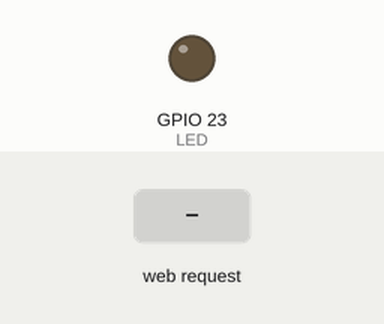
A sketch run on a simulated ESP32. Parts: output pins drawn as LEDs (lit = HIGH). Inputs (shaded band) come from the test bench. WiFi joins after 1.5 s; servers stay silent unless stated; what the sketch prints to the serial monitor is not drawn.

Above: at 2.7 s.
2.8 s: HTTP request GET /ligar received
At 3.7 s:
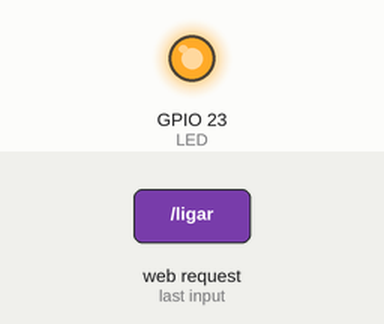
4.3 s: HTTP request GET /desligar received
At 4.9 s:
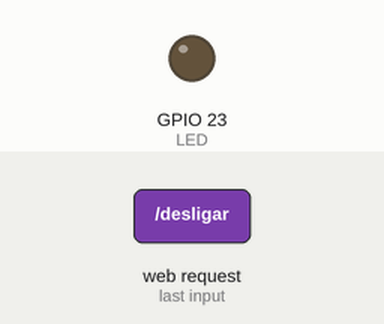
Timing chart, 0 to 7.3 s (numbered marks = the images above; inputs shaded):
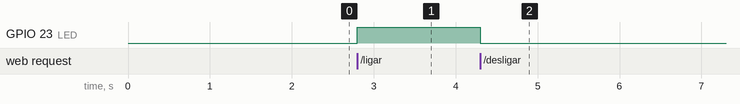

The sketch:

mdns-fisico.ino
```cpp
#include <WiFi.h>
#include <WebServer.h>
#include <ESPmDNS.h>

const char* ssid = "NOME_DA_REDE";
const char* senha = "SENHA_DA_REDE";

const int LED = 23;

WebServer servidor(80);

String criarPagina() {
  String estado;

  if (digitalRead(LED) == HIGH) {
    estado = "LIGADO";
  } else {
    estado = "DESLIGADO";
  }

  String pagina = "<!DOCTYPE html>";
  pagina += "<html><head><meta charset='UTF-8'>";
  pagina += "<meta name='viewport' content='width=device-width, initial-scale=1'>";
  pagina += "<title>Ambiente MbB</title></head><body>";
  pagina += "<h1>Ambiente MbB</h1>";
  pagina += "<p>Estado do LED: <strong>";
  pagina += estado;
  pagina += "</strong></p>";
  pagina += "<p><a href='/ligar'>Ligar LED</a></p>";
  pagina += "<p><a href='/desligar'>Desligar LED</a></p>";
  pagina += "</body></html>";

  return pagina;
}

void mostrarPagina() {
  servidor.send(200, "text/html", criarPagina());
}

void ligarLED() {
  digitalWrite(LED, HIGH);
  mostrarPagina();
}

void desligarLED() {
  digitalWrite(LED, LOW);
  mostrarPagina();
}

void setup() {
  Serial.begin(115200);

  pinMode(LED, OUTPUT);
  digitalWrite(LED, LOW);

  WiFi.mode(WIFI_STA);
  WiFi.begin(ssid, senha);

  Serial.print("Conectando");
  while (WiFi.status() != WL_CONNECTED) {
    delay(500);
    Serial.print(".");
  }

  Serial.println();
  Serial.println("Wi-Fi conectado.");
  Serial.print("IP local: ");
  Serial.println(WiFi.localIP());

  if (!MDNS.begin("ambiente-mbb")) {
    Serial.println("Falha ao iniciar mDNS.");
  } else {
    MDNS.addService("http", "tcp", 80);
    Serial.println("Inicializacao mDNS aceita; teste o nome em outro aparelho.");
    Serial.println("Abra: http://ambiente-mbb.local");
  }

  servidor.on("/", mostrarPagina);
  servidor.on("/ligar", ligarLED);
  servidor.on("/desligar", desligarLED);
  servidor.begin();
}

void loop() {
  servidor.handleClient();
}
```

Measured:
- after the input at 2.8 s, GPIO 23 (LED): LOW → HIGH at once
- after the input at 4.3 s, GPIO 23 (LED): HIGH → LOW at once
